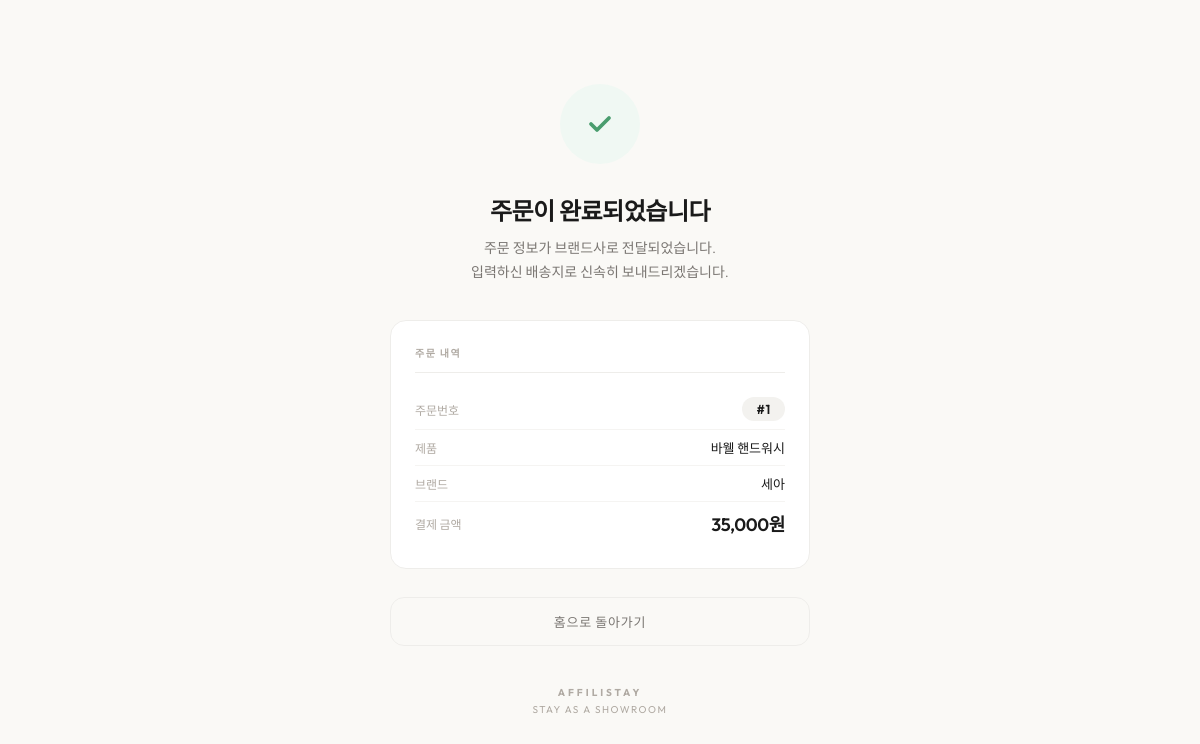
The page /order-complete/1 on the database its author committed.
### tables this page shows
CREATE TABLE products (
            id INTEGER PRIMARY KEY AUTOINCREMENT,
            brand_name TEXT, product_name TEXT, price INTEGER,
            qr_code_id TEXT UNIQUE, owner_id INTEGER,
            room_category TEXT DEFAULT 'living_room',
            description TEXT, image_url TEXT,
            created_at TIMESTAMP DEFAULT CURRENT_TIMESTAMP
        );

CREATE TABLE orders (
            id INTEGER PRIMARY KEY AUTOINCREMENT,
            product_id INTEGER, customer_name TEXT, phone_number TEXT,
            shipping_address TEXT, delivery_note TEXT, total_amount INTEGER,
            payment_status TEXT DEFAULT 'PAID',
            settlement_status TEXT DEFAULT 'PENDING',
            created_at TIMESTAMP DEFAULT CURRENT_TIMESTAMP
        );

### checkout_server.py (the view)
@app.get("/order-complete/{order_id}", response_class=HTMLResponse)
async def order_complete(request: Request, order_id: int, qr: str = Query(default="")):
    conn = get_db_connection()
    order = _fetch_one(
        conn,
        """SELECT o.*, p.product_name, p.brand_name, p.price
           FROM orders o JOIN products p ON o.product_id = p.id
           WHERE o.id = %s""",
        """SELECT o.*, p.product_name, p.brand_name, p.price
           FROM orders o JOIN products p ON o.product_id = p.id
           WHERE o.id = ?""",
        (order_id,)
    )
    conn.close()
    return templates.TemplateResponse(
        request=request,
        name="order_complete.html",
        context={
            "order": order,
            "order_id": order_id,
            "qr_code_id": qr,
        }
    )

### templates/order_complete.html (shortened to what this page needs)
<!DOCTYPE html>
<html lang="ko">
<head>
</head>
<body>
    <div class="complete-container">
        <div class="check-circle">
            <svg class="check-icon" viewBox="0 0 24 24">
                <path class="check-path" d="M6 12l4 4 8-8"/>
            </svg>
        </div>
        <h1 class="complete-title">주문이 완료되었습니다</h1>
        <p class="complete-subtitle">
            주문 정보가 브랜드사로 전달되었습니다.<br>
            입력하신 배송지로 신속히 보내드리겠습니다.
        </p>
        {% if order %}
        <div class="order-info-card">
            <div class="order-info-title">주문 내역</div>
            <div class="order-info-row">
                <span class="order-info-label">주문번호</span>
                <span class="order-info-value">
                    <span class="order-number-badge">#{{ order_id }}</span>
                </span>
            </div>
            <div class="order-info-row">
                <span class="order-info-label">제품</span>
                <span class="order-info-value">{{ order.product_name }}</span>
            </div>
            <div class="order-info-row">
                <span class="order-info-label">브랜드</span>
                <span class="order-info-value">{{ order.brand_name }}</span>
            </div>
            <div class="order-info-row">
                <span class="order-info-label">결제 금액</span>
                <span class="order-info-value highlight">{{ "{:,}".format(order.total_amount) }}원</span>
            </div>
        </div>
        {% endif %}
        <div class="action-buttons">
            <a href="/" class="btn-secondary" id="go-home">홈으로 돌아가기</a>
        </div>
        <div class="complete-footer">
            <div class="logo">AFFILISTAY</div>
            <p>Stay as a Showroom</p>
        </div>
    </div>
</body>
</html>

### templates/order_complete.html (style rules this page uses)
*, *::before, *::after { box-sizing: border-box; margin: 0; padding: 0; }
:root { --bg: #FAF9F6; --bg-card: #FFFFFF; --text-primary: #1A1A1A; --text-secondary: #7A7672; --text-muted: #B0AAA3; --accent: #B0A295; --accent-dark: #8A7E73; --border: #EEEDEA; --success: #4A9D6E; --success-bg: #F0F8F3; }
body { font-family: 'Outfit', -apple-system, sans-serif; background: var(--bg); color: var(--text-primary); -webkit-font-smoothing: antialiased; min-height: 100vh; display: flex; flex-direction: column; align-items: center; justify-content: center; padding: 40px 24px; }
.complete-container { width: 100%; max-width: 420px; text-align: center; }
.check-circle { width: 80px; height: 80px; border-radius: 50%; background: var(--success-bg); display: flex; align-items: center; justify-content: center; margin: 0 auto 28px; opacity: 0; transform: scale(0.5); animation: popIn 0.6s cubic-bezier(0.34, 1.56, 0.64, 1) 0.2s forwards; }
.check-icon { width: 36px; height: 36px; stroke: var(--success); stroke-width: 2.5; fill: none; stroke-linecap: round; stroke-linejoin: round; }
.complete-title { font-size: 24px; font-weight: 600; letter-spacing: -0.02em; margin-bottom: 10px; opacity: 0; transform: translateY(12px); animation: fadeUp 0.5s ease 0.5s forwards; }
.complete-subtitle { font-size: 14px; color: var(--text-secondary); font-weight: 300; line-height: 1.7; margin-bottom: 36px; word-break: keep-all; opacity: 0; transform: translateY(12px); animation: fadeUp 0.5s ease 0.6s forwards; }
.order-info-card { background: var(--bg-card); border: 1px solid var(--border); border-radius: 16px; padding: 24px; text-align: left; margin-bottom: 28px; opacity: 0; transform: translateY(12px); animation: fadeUp 0.5s ease 0.7s forwards; }
.order-info-title { font-size: 10px; font-weight: 600; letter-spacing: 0.15em; text-transform: uppercase; color: var(--text-muted); margin-bottom: 16px; padding-bottom: 12px; border-bottom: 1px solid var(--border); }
.order-info-row { display: flex; justify-content: space-between; align-items: center; padding: 8px 0; }
.order-info-row + .order-info-row { border-top: 1px solid #F5F4F2; }
.order-info-label { font-size: 12px; color: var(--text-muted); font-weight: 400; }
.order-info-value { font-size: 13px; font-weight: 500; text-align: right; max-width: 60%; }
.order-info-value.highlight { font-size: 18px; font-weight: 600; letter-spacing: -0.02em; }
.order-number-badge { display: inline-block; background: #F3F2EF; padding: 4px 14px; border-radius: 100px; font-size: 13px; font-weight: 600; letter-spacing: 0.05em; }
.action-buttons { display: flex; flex-direction: column; gap: 10px; opacity: 0; transform: translateY(12px); animation: fadeUp 0.5s ease 0.8s forwards; }
.btn-secondary { display: block; width: 100%; padding: 14px; background: transparent; color: var(--text-secondary); border: 1.5px solid var(--border); border-radius: 14px; font-family: 'Outfit', sans-serif; font-size: 13px; font-weight: 500; letter-spacing: 0.06em; text-align: center; text-decoration: none; cursor: pointer; transition: all 0.3s; }
.complete-footer { margin-top: 40px; opacity: 0; animation: fadeUp 0.5s ease 0.9s forwards; }
.complete-footer .logo { font-size: 10px; font-weight: 700; letter-spacing: 0.3em; color: var(--text-muted); text-transform: uppercase; }
.complete-footer p { font-size: 10px; color: var(--text-muted); margin-top: 4px; letter-spacing: 0.15em; text-transform: uppercase; }

### rows shown on the page
products: product_name "바웰 핸드워시", brand_name "세아"
orders: total_amount "35,000"

### other values the page prints
{{ order_id }} "1"
